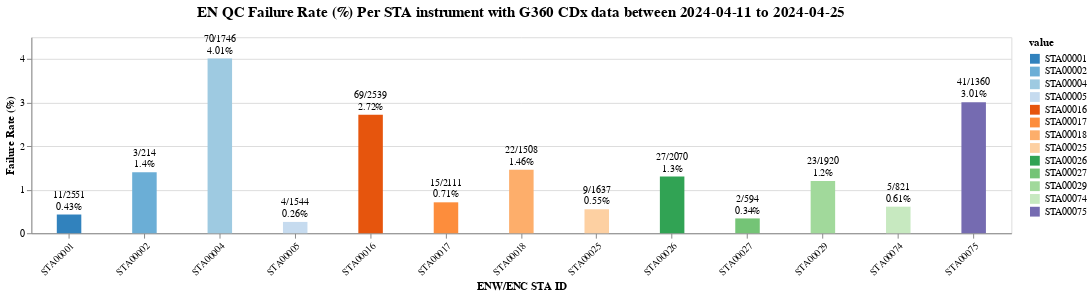

Source (notebook cell):
### Code cell
g360_data_sta_failure = g360_data_sub_sta.groupby(['value']).agg(total_failure = ('EN_status', lambda x: sum(x == 'FAIL')),
                                                           total_runs = ('EN_status', 'count'),
                                                           failure_rate_percent = ('EN_status', lambda x: round(sum(x == 'FAIL')*100/len(x), 2)),
                                                           label=('EN_status', lambda x: str(sum(x == 'FAIL')) + '/' + str(len(x)) if sum(x == 'FAIL') != 0 else '')
                                                          ).reset_index()

g360_data_sta_failure['label'] = g360_data_sta_failure['label'] + ' \n' + g360_data_sta_failure['failure_rate_percent'].astype('str') + '%'
# g360_data_sta_failure.head()


## plot failiure rate on barplot per EE/ENC STA
box = alt.Chart(g360_data_sta_failure).mark_bar(size=25).encode(
        x=alt.X(f'value:N',
                title=f'ENW/ENC STA ID',
                axis=alt.Axis(labelAngle=-45,
                              labelOverlap=False)
               ),
        y=alt.Y('failure_rate_percent:Q',
                title='Failure Rate (%)',
                scale=alt.Scale(zero=False)
                ),
        color = alt.Color(f'value:N', scale=alt.Scale(scheme='category20c')),
        tooltip = [f'value', 'failure_rate_percent']
    ).properties(
        width= 1000,
        height=200
    )

text = alt.Chart(g360_data_sta_failure).mark_text(align='center', baseline='middle', dy=-20, color='black', size=10, lineBreak='\n').encode(
        x=alt.X(f'value:N',
                 title=f'ENW/ENC STA ID',
                axis=alt.Axis(labelAngle=-45,
                              labelOverlap=False)
               ),
        y=alt.Y('failure_rate_percent:Q',
                title='Failure Rate (%)',
                scale=alt.Scale(zero=False)
                ),
        text='label'
    )

g360_data_sta_failure_graph = (box + text).properties(
    title=alt.TitleParams(f'EN QC Failure Rate (%) Per STA instrument with G360 CDx data between 2024-04-11 to 2024-04-25',
                          anchor='middle',
                          fontSize=15,
                          dy=-10)
).display(
    scaleFactor=2
)

### Figure 1 — Vega-Lite specification as saved in the notebook (floating-point values rounded to 4 significant figures)
{"config": {"view": {"continuousWidth": 400, "continuousHeight": 300}}, "layer": [{"mark": {"type": "bar", "size": 25}, "encoding": {"color": {"type": "nominal", "field": "value", "scale": {"scheme": "category20c"}}, "tooltip": [{"type": "nominal", "field": "value"}, {"type": "quantitative", "field": "failure_rate_percent"}], "x": {"type": "nominal", "axis": {"labelAngle": -45, "labelOverlap": false}, "field": "value", "title": "ENW/ENC STA ID"}, "y": {"type": "quantitative", "field": "failure_rate_percent", "scale": {"zero": false}, "title": "Failure Rate (%)"}}, "height": 200, "width": 1000}, {"mark": {"type": "text", "align": "center", "baseline": "middle", "color": "black", "dy": -20, "lineBreak": "\n", "size": 10}, "encoding": {"text": {"type": "nominal", "field": "label"}, "x": {"type": "nominal", "axis": {"labelAngle": -45, "labelOverlap": false}, "field": "value", "title": "ENW/ENC STA ID"}, "y": {"type": "quantitative", "field": "failure_rate_percent", "scale": {"zero": false}, "title": "Failure Rate (%)"}}}], "data": {"name": "data-b4959b2e7ad11f4b929f7e4785cac3b5"}, "title": {"text": "EN QC Failure Rate (%) Per STA instrument with G360 CDx data between 2024-04-11 to 2024-04-25", "anchor": "middle", "dy": -10, "fontSize": 15}, "$schema": "https://vega.github.io/schema/vega-lite/v4.8.1.json", "datasets": {"data-b4959b2e7ad11f4b929f7e4785cac3b5": [{"value": "STA00001", "total_failure": 11, "total_runs": 2551, "failure_rate_percent": 0.43, "label": "11/2551 \n0.43%"}, {"value": "STA00002", "total_failure": 3, "total_runs": 214, "failure_rate_percent": 1.4, "label": "3/214 \n1.4%"}, {"value": "STA00004", "total_failure": 70, "total_runs": 1746, "failure_rate_percent": 4.01, "label": "70/1746 \n4.01%"}, {"value": "STA00005", "total_failure": 4, "total_runs": 1544, "failure_rate_percent": 0.26, "label": "4/1544 \n0.26%"}, {"value": "STA00016", "total_failure": 69, "total_runs": 2539, "failure_rate_percent": 2.72, "label": "69/2539 \n2.72%"}, {"value": "STA00017", "total_failure": 15, "total_runs": 2111, "failure_rate_percent": 0.71, "label": "15/2111 \n0.71%"}, {"value": "STA00018", "total_failure": 22, "total_runs": 1508, "failure_rate_percent": 1.46, "label": "22/1508 \n1.46%"}, {"value": "STA00025", "total_failure": 9, "total_runs": 1637, "failure_rate_percent": 0.55, "label": "9/1637 \n0.55%"}, {"value": "STA00026", "total_failure": 27, "total_runs": 2070, "failure_rate_percent": 1.3, "label": "27/2070 \n1.3%"}, {"value": "STA00027", "total_failure": 2, "total_runs": 594, "failure_rate_percent": 0.34, "label": "2/594 \n0.34%"}, {"value": "STA00029", "total_failure": 23, "total_runs": 1920, "failure_rate_percent": 1.2, "label": "23/1920 \n1.2%"}, {"value": "STA00074", "total_failure": 5, "total_runs": 821, "failure_rate_percent": 0.61, "label": "5/821 \n0.61%"}, {"value": "STA00075", "total_failure": 41, "total_runs": 1360, "failure_rate_percent": 3.01, "label": "41/1360 \n3.01%"}]}}
